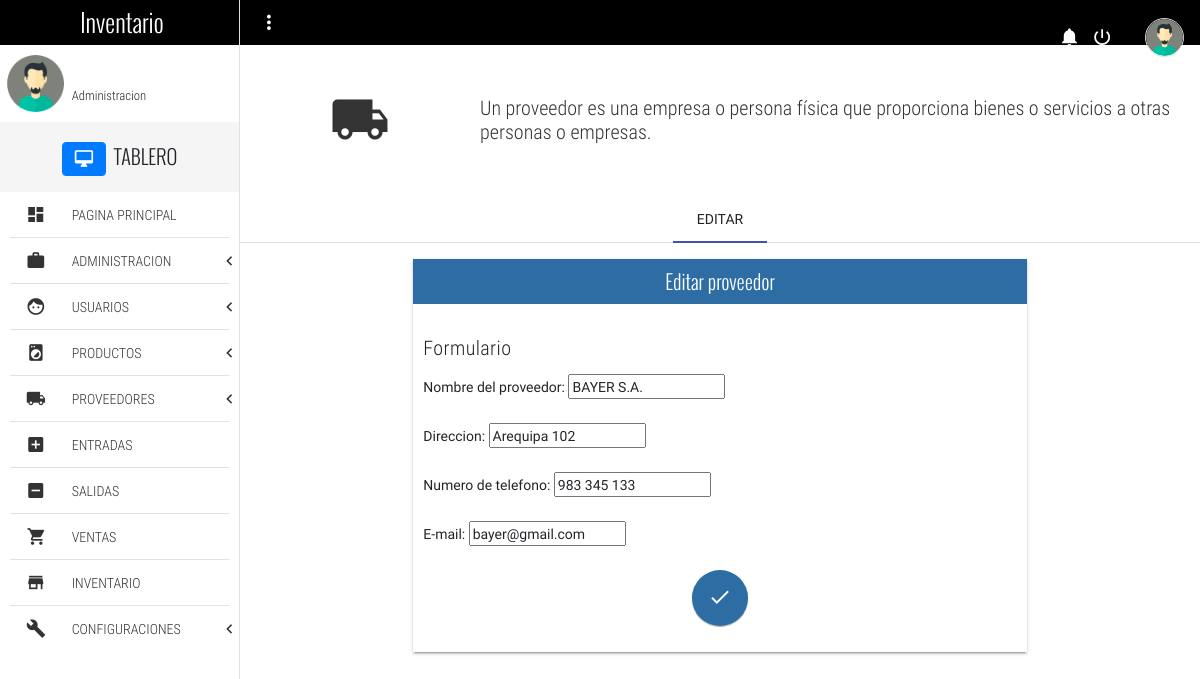
Screenshot of /editProvider/1 with the database file from the repository.
### Inventario/models.py (models this page shows, shortened)
class Provider(models.Model):
    name = models.CharField(max_length= 100, null= True, verbose_name= "Nombre del proveedor")
    adrress = models.CharField(max_length= 100, null= True, verbose_name= "Direccion")
    phone = models.CharField(max_length= 20, null= True, verbose_name= "Numero de telefono")
    email =  models.EmailField(null= True, verbose_name= "E-mail")
    RUC =models.CharField(null=True, max_length=11,verbose_name="RUC")
    razon_social = models.CharField(max_length=20, null=True, verbose_name="Razon social")
    class Meta:
        verbose_name = "Proveedor"
        verbose_name_plural =  "Proveedores"

### Inventario/views.py (the view)
# urls.py: path('editProvider/<int:provider_id>', views.editProvider, name = 'editProvider'),
def editProvider(request, provider_id):
    instancia = Provider.objects.get(id = provider_id)
    form = ProviderForm(instance=instancia)
    if request.method == "POST":
        form = ProviderForm(request.POST, instance = instancia)
        if form.is_valid():
            instancia = form.save(commit = False)
            instancia.save()
        return redirect("listProvider")
    return render(request, "editProvider.html", {'form' : form})

### Inventario/forms.py
class ProviderForm(forms.ModelForm):
	class Meta:
		model = Provider
		fields = [
				'name',
				'adrress',
				'phone',
				'email',
		]

### Templates/editProvider.html (shortened to what this page needs)
{% extends 'base.html' %}
{% block content %}
	<section class="full-width pageContent">
		<section class="full-width header-well">
			<div class="full-width header-well-icon">
				<i class="zmdi zmdi-truck"></i>
			</div>
			<div class="full-width header-well-text">
				<p class="text-condensedLight">
					Un proveedor es una empresa o persona física que proporciona bienes o servicios a otras personas o empresas.
				</p>
			</div>
		</section>
		<div class="mdl-tabs mdl-js-tabs mdl-js-ripple-effect">
			<div class="mdl-tabs__tab-bar">
				<a href="#tabNewProvider" class="mdl-tabs__tab is-active">EDITAR</a>
			</div>
			<div class="mdl-tabs__panel is-active" id="tabNewProvider">
				<div class="mdl-grid">
					<div class="mdl-cell mdl-cell--4-col-phone mdl-cell--8-col-tablet mdl-cell--8-col-desktop mdl-cell--2-offset-desktop">
						<div class="full-width panel mdl-shadow--2dp">
							<div class="full-width panel-tittle bg-primary text-center tittles">
								Editar proveedor
							</div>
							<div class="full-width panel-content">
								<form method="POST" enctype="multipart/form-data">
									<h5 class="text-condensedLight">Formulario</h5>
									{{ form.as_p }}
									<p class="text-center">
										<button class="mdl-button mdl-js-button mdl-button--fab mdl-js-ripple-effect mdl-button--colored bg-primary" id="btn-addProvider">
											<i class="zmdi zmdi-check"></i>
										</button>
									</p>
								</form>
							</div>
						</div>
					</div>
				</div>
			</div>
		</div>
	</section>
{% endblock %}

### Static/css/main.css (style rules this page uses)
html, body { width: 100%; height: 100%; margin: 0; padding: 0; font-size: 16px; font-family: "RobotoRegular"; position: relative; background-color: #fff; }
.text-condensedLight { font-family: "RobotoCondensedLight"; }
.text-center { text-align: center; }
.tittles { font-family: "OswaldLight"; }
.panel { height: auto; }
.panel-tittle { height: 45px; display: block; line-height: 45px; color: #fff; font-size: 20px; }
.panel-content { display: block; padding: 10px; }
.header-well, .header-well-icon, .header-well-text { min-height: 150px; height: auto; }
.header-well { position: relative; }
.header-well-icon, .header-well-text { position: absolute; top: 0; color: #333; }
.header-well-icon { left: 0; width: 25%; }
.header-well-icon i, .header-well-text p { position: absolute; top: 50%; display: block; width: 100%; transform: translateY(-50%); }
.header-well-icon i { text-align: center; font-size: 60px; }
.header-well-text { right: 0; width: 75%; }
.header-well-text p { font-size: 20px; margin: 0; padding: 0; }
.bg-primary { background-color: #2e6da4 !important; }
.navLateral, .pageContent, .navLateral-body, .navLateral-bg { position: absolute; top: 0; height: 100%; }
.pageContent { padding-top: 45px; right: 0; width: 80%; z-index: 77; background-color: #fff; transition: all .3s ease-in-out; }

### rows the page displays
Provider: name "BAYER S.A.", adrress "Arequipa 102", phone "983 345 133", email "bayer@gmail.com"
